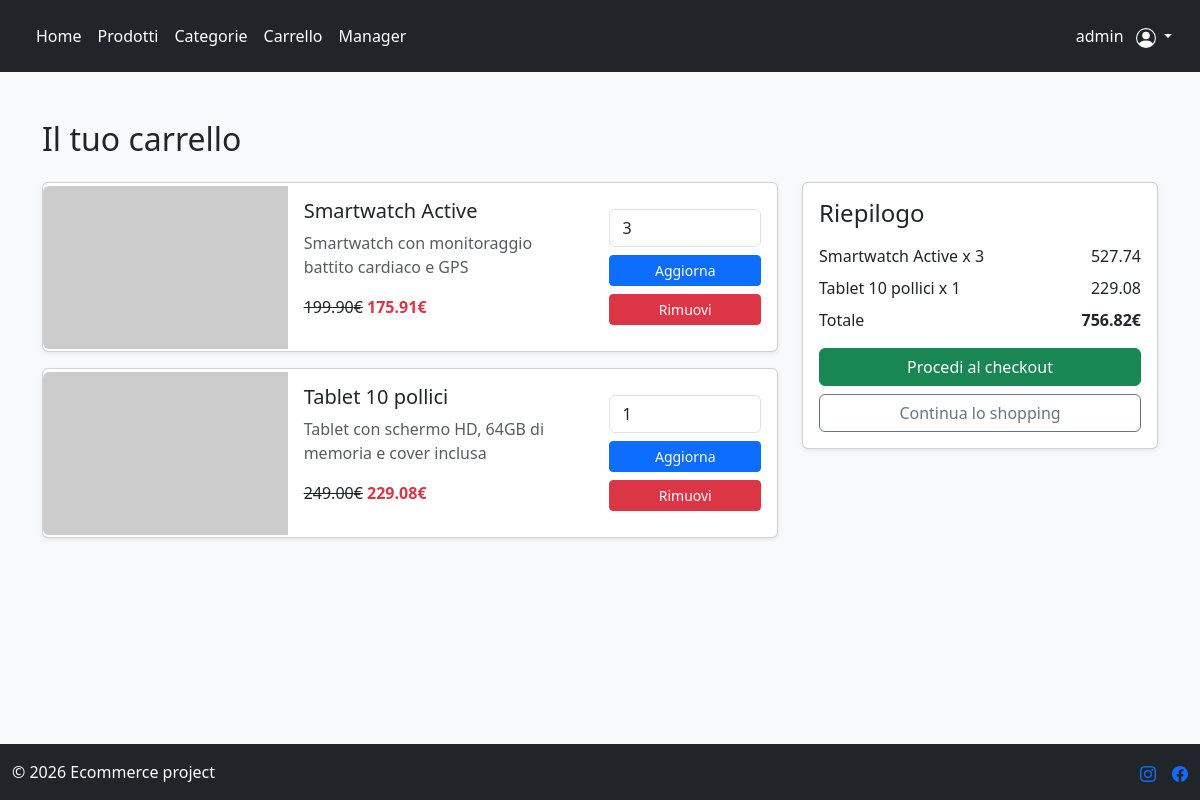
The app's page /orders/cart/ (signed in), older data.
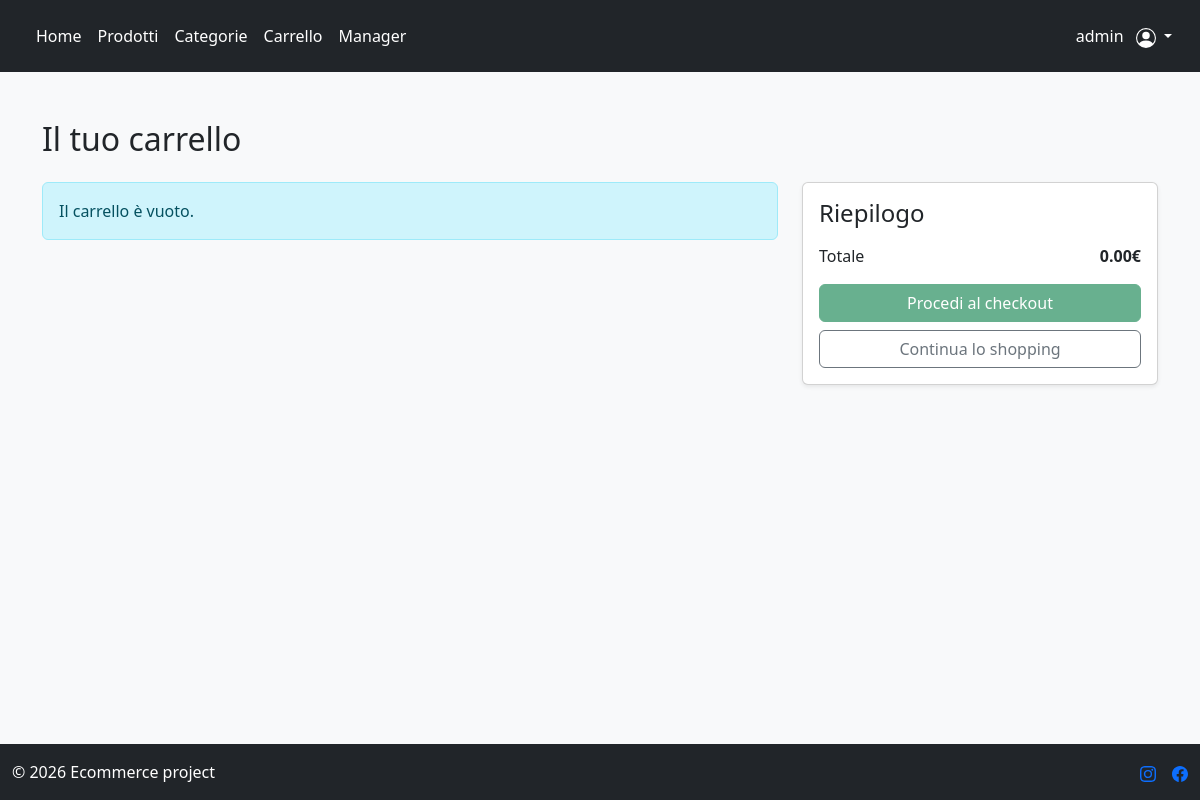
The same page, newer data.
### orders/models.py (models this page shows, shortened)
class CartItem(models.Model):
    cart = models.ForeignKey(Cart, on_delete=models.CASCADE)
    product = models.ForeignKey('products.Product', on_delete=models.CASCADE)
    quantity = models.PositiveIntegerField(blank=False, null=False)
    def total_price(self):
            return self.product.final_price() * self.quantity

class Cart(models.Model):
    user = models.OneToOneField('users.CustomUser', on_delete=models.CASCADE)
    def get_total_price(self):
        total = 0
        for item in self.cartitem_set.all():
            total += item.total_price()
        return total

### products/models.py (models this page shows, shortened)
class Product(models.Model):
    name = models.CharField(max_length=50, blank=False, null=False)
    description = models.CharField(max_length=255, blank = True)
    price = models.DecimalField(max_digits=10, decimal_places=2, validators=[MinValueValidator(0)])
    stock = models.IntegerField(validators=[MinValueValidator(0)])
    discount = models.DecimalField(max_digits=5, decimal_places=2, default=0, validators=[MaxValueValidator(100), MinValueValidator(0)])
    categories = models.ManyToManyField(Tag)
    slug = models.SlugField(blank=True, unique=True)
    def final_price(self):
        return self.price * (1 - self.discount/100)

### orders/views.py (the view)
# urls.py: path("cart/", CartView.as_view(), name="cart_view"),
class CartView(LoginRequiredMixin, TemplateView):
    model = Cart
    template_name = "cart.html"
    def get_context_data(self, **kwargs):
        context = super().get_context_data(**kwargs)
        context["cart"], _ = Cart.objects.get_or_create(user=self.request.user)
        return context

### users/models.py (called while the page is built)
    def is_manager(self):
            return self.groups.filter(name="Manager").exists()

### templates/cart.html (shortened to what this page needs)
{% extends "base.html" %}
{% block content %}
<div class="container py-4">
    <h2 class="mb-4">Il tuo carrello</h2>
    <div class="row">
        <div class="col-lg-8">
            {% if not cart.cartitem_set.all %}
                <div class="alert alert-info">
                    Il carrello è vuoto.
                </div>
            {% endif %}
            {% for item in cart.cartitem_set.all %}
                <div class="card shadow-sm mb-3">
                    <div class="row g-0 align-items-center">
                        <div class="col-md-4">
                            <img src="https://placehold.co/600x400?text={{ item.product.name }}"
                                 class="img-fluid rounded-start">
                        </div>
                        <div class="col-md-5 p-3">
                            <h5>{{ item.product.name }}</h5>
                            <p class="text-muted">
                                {{ item.product.description|truncatechars:60 }}
                            </p>
                            {% if item.product.discount %}
                                <p>
                                    <s>{{ item.product.price }}€</s>
                                    <strong class="text-danger">
                                        {{ item.product.final_price|floatformat:2 }}€
                                    </strong>
                                </p>
                            {% else %}
                                <p>{{ item.product.price }}€</p>
                            {% endif %}
                        </div>
                        <div class="col-md-3 p-3">
                            <form method="post" action="{% url "edit_cart" item.pk %}">
                                <input type="number" name="quantity" value="{{ item.quantity }}" min="1" max="{{ item.product.stock }}" class="form-control mb-2">
                                <button class="btn btn-primary btn-sm w-100">
                                    Aggiorna
                                </button>
                            </form>
                            <form method="post" action="{% url "remove_cart_item" item.pk %}" class="mt-2">
                                <button class="btn btn-danger btn-sm w-100">
                                    Rimuovi
                                </button>
                            </form>
                        </div>
                    </div>
                </div>
            {% endfor %}
        </div>
        <div class="col-lg-4">
            <div class="card shadow-sm p-3 sticky-top" style="top: 80px;">
                <h4 class="mb-3">Riepilogo</h4>
                {% for item in cart.cartitem_set.all %}
                <div class="d-flex justify-content-between mb-2">
                    <span>{{item.product.name}} x {{item.quantity}}</span>
                    <span>{{item.total_price | floatformat:2}}</span>
                </div>
                {% endfor%}
                <div class="d-flex justify-content-between mb-3">
                    <span>Totale</span>
                    <strong>{{ cart.get_total_price|floatformat:2 }}€</strong>
                </div>
                {% if not cart.get_total_price %}
                <button class="btn btn-success w-100 mb-2" disabled>
                    Procedi al checkout
                </button>
                {% else %}
                <a href ="{% url "check_out" %}" class="btn btn-success w-100 mb-2" >
                    Procedi al checkout
                </a>
                {% endif %}
                <a href="{% url 'product_list' %}" class="btn btn-outline-secondary w-100">
                    Continua lo shopping
                </a>
            </div>
        </div>
    </div>
</div>
{% endblock %}

Row changes from the older to the newer data that the page shows:
removed CartItem: product.name "Smartwatch Active", product.description "Smartwatch con monitoraggio battito cardiaco e GPS", product.price "199.90", product.final_price "175.91", quantity "3", total_price "527.74"
removed CartItem: product.name "Tablet 10 pollici", product.description "Tablet con schermo HD, 64GB di memoria e cover inclusa", product.price "249.00", product.final_price "229.08", quantity "1", total_price "229.08"
computed for Cart: get_total_price "756.82" → "0.00"
Text that changed along with them:
text now shown: "Il carrello è vuoto."
